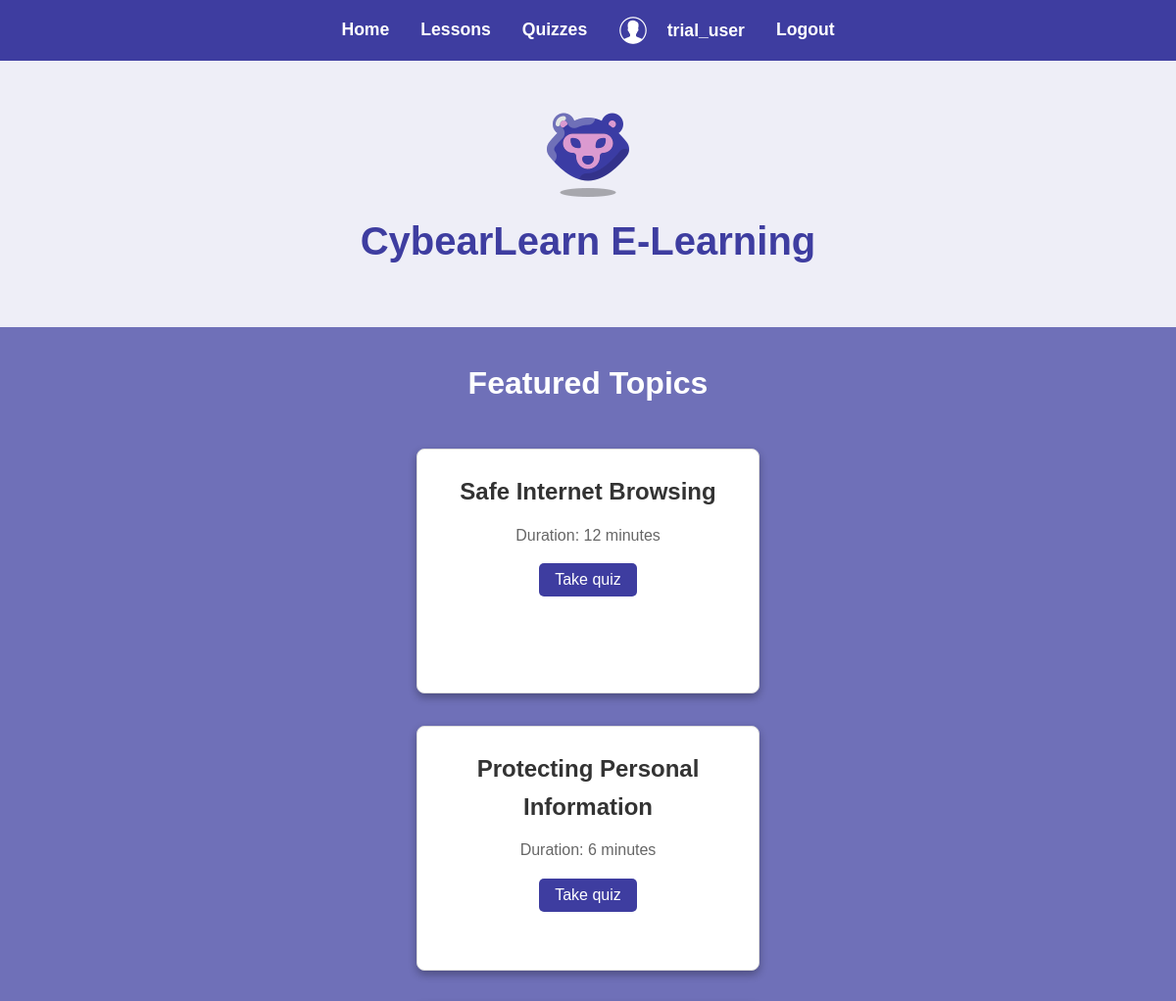
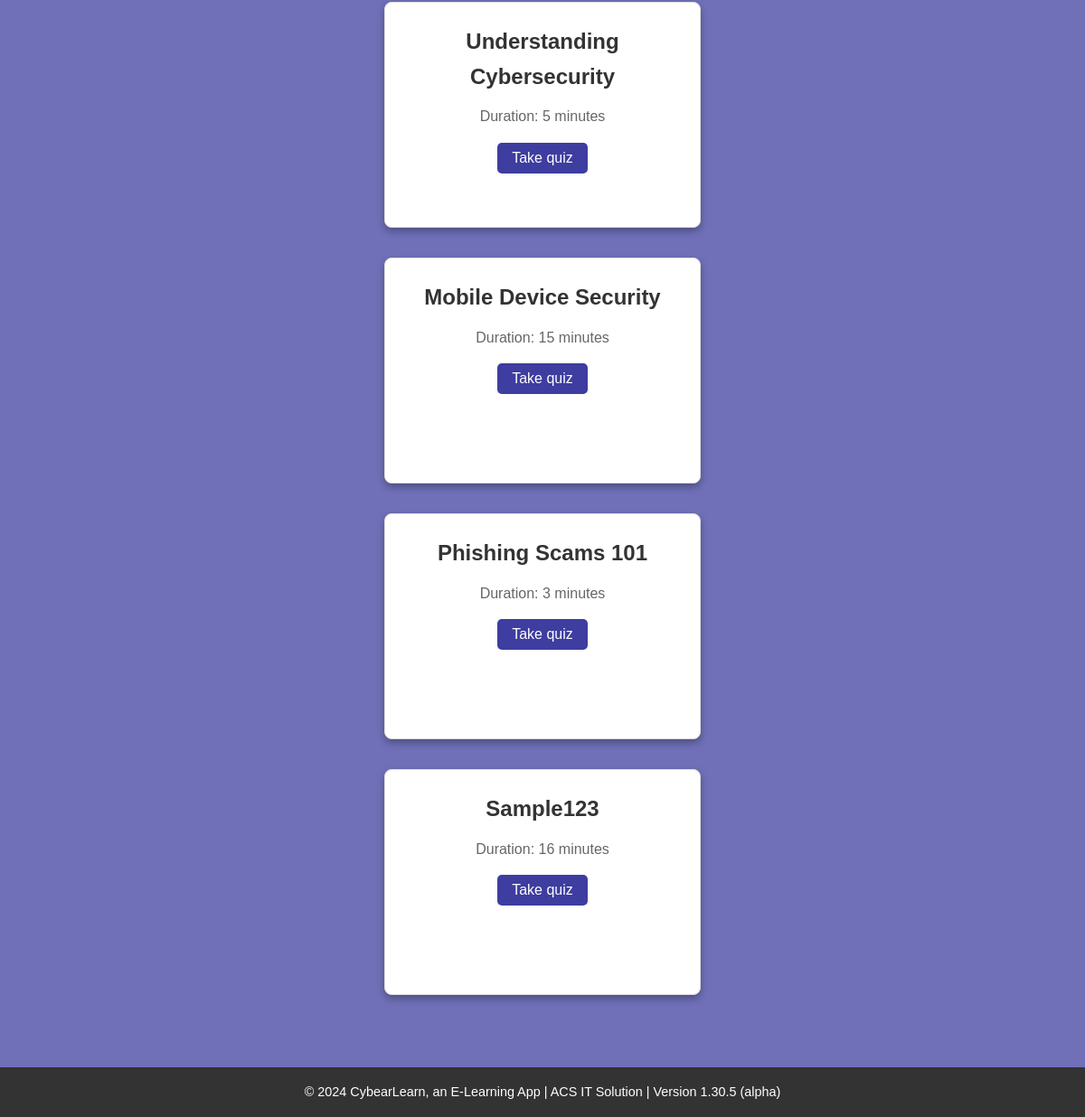
/select_quiz.php (signed in), run on the app's committed database (2 pictures, top to bottom).
### tables this page shows
CREATE TABLE `quiz_topic` (
  `id` int(11) NOT NULL,
  `topic` varchar(200) NOT NULL,
  `time_minutes` varchar(50) NOT NULL
);

### select_quiz.php (the view, shortened to what this page needs)
<?php
include "header.php";
include "connection.php";
    ?>
<link rel="stylesheet" href="css/select_quiz.css">
<link rel="stylesheet" href="css/register.css">
<link rel="stylesheet" href="css/user_quiz.css">
<section class="hero">
    <img src="../images/icons8-bear-96.png" alt="Profile Picture">
    <h1>CybearLearn E-Learning</h1>
</section>
<section class="featured-courses">
            <h2>Featured Topics</h2>
            <?php
                $sql = "SELECT * FROM quiz_topic";
                $response = mysqli_query($link, $sql);
                while($row = mysqli_fetch_array($response)) {
            ?>
                <div class="course-card">
                <h3><?php echo $row["topic"]; ?></h3>
                <p>Duration: <?php echo $row["time_minutes"]; ?> minutes</p>
                <button value="<?php echo $row["topic"]; ?>" onclick="set_quiz_type_session(this.value);">Take quiz</button>
                </div>
            <?php
            }
            ?>
        </section>
<?php
include "footer.php";
?>

### css/index.css (style rules this page uses)
* { margin: 0; padding: 0; box-sizing: border-box; font-family: Arial, sans-serif; }
.hero { text-align: center; padding: 3rem 1rem; background-color: #eeeef7; }
.hero h1 { font-size: 2.5rem; color: #3e3da0; margin-bottom: 0.5rem; }
.featured-courses { padding: 2rem 1rem; text-align: center; }
.featured-courses h2 { font-size: 2rem; color: #ffffff; margin-bottom: 1.5rem; }
.course-card { background-color: #fff; border: 1px solid #ddd; border-radius: 8px; padding: 1.5rem; margin: 1rem; display: inline-block; width: 250px; box-shadow: 0 4px 8px rgba(0, 0, 0, 0.3); transition: transform 0.3s ease; }
.course-card h3 { font-size: 1.5rem; color: #333; margin-bottom: 0.75rem; }
.course-card p { font-size: 1rem; color: #666; margin-bottom: 1rem; }
.course-card button { padding: 0.5rem 1rem; font-size: 1rem; background-color: #3e3da0; color: #fff; border: none; border-radius: 5px; cursor: pointer; transition: background-color 0.3s ease; }
html, body { height: 100%; margin: 0; }
body { color: #333; background-color: #6F70B8; line-height: 1.6; display: flex; flex-direction: column; }

### css/select_quiz.css (style rules this page uses)
* { margin: 0; padding: 0; box-sizing: border-box; font-family: Arial, sans-serif; }
.hero { text-align: center; padding: 3rem 1rem; background-color: #eeeef7; }
.hero h1 { font-size: 2.5rem; color: #3e3da0; margin-bottom: 0.5rem; }
.featured-courses { padding: 2rem 1rem; text-align: center; }
.featured-courses h2 { font-size: 2rem; color: #ffffff; margin-bottom: 1.5rem; }
.course-card { background-color: #fff; border: 1px solid #ddd; border-radius: 8px; padding: 1.5rem; margin: 1rem; display: inline-block; width: 250px; box-shadow: 0 4px 8px rgba(0, 0, 0, 0.3); transition: transform 0.3s ease; }
.course-card h3 { font-size: 1.5rem; color: #333; margin-bottom: 0.75rem; }
.course-card p { font-size: 1rem; color: #666; margin-bottom: 1rem; }
.course-card button { padding: 0.5rem 1rem; font-size: 1rem; background-color: #3e3da0; color: #fff; border: none; border-radius: 5px; cursor: pointer; transition: background-color 0.3s ease; }
html, body { height: 100%; margin: 0; }
body { color: #333; background-color: #6F70B8; line-height: 1.6; display: flex; flex-direction: column; }
.featured-courses { display:grid; grid-template-columns: repeat(auto-fit, minmax(1fr, 1fr)); gap: 1px; place-items: center; }
.course-card { min-width: 350px; height: 250px; display: flex; flex-direction: column; justify-content: space-between; }

### css/user_quiz.css (style rules this page uses)
body { font-family: Arial, sans-serif; background-color: #f0f0f0; margin: 0; padding: 0; }
button { background-color: #4CAF50; color: white; padding: 10px 20px; border: none; border-radius: 5px; cursor: pointer; }

### data on the page
quiz_topic: topic "Safe Internet Browsing", time_minutes "12"
quiz_topic: topic "Protecting Personal Information", time_minutes "6"
quiz_topic: topic "Understanding Cybersecurity", time_minutes "5"
quiz_topic: topic "Mobile Device Security", time_minutes "15"
quiz_topic: topic "Phishing Scams 101", time_minutes "3"
quiz_topic: topic "Sample123", time_minutes "16"

### other printed values
$user "trial_user"
